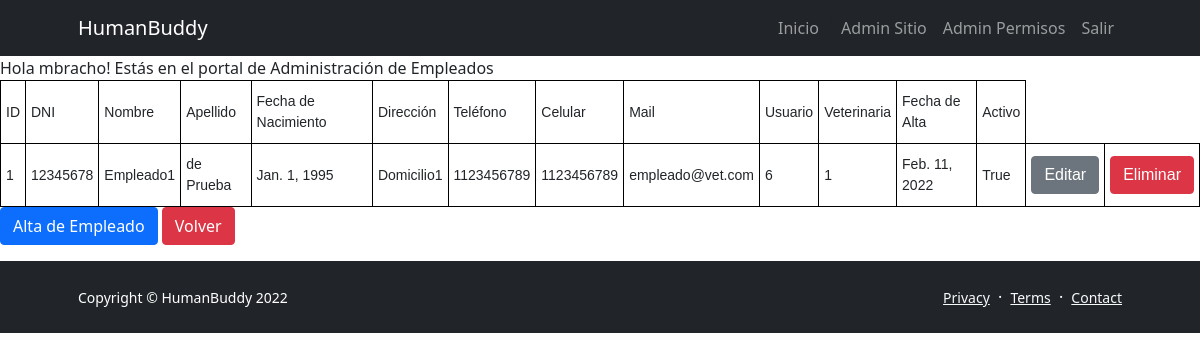
The app's page /vet/employees/1/ (signed in) with its own data.
### MyVet/models.py (models this page shows)
class Employee(Employee):
    user_id=models.IntegerField('Usuario',null=True)
    vet_id=models.IntegerField('Veterinaria',null=True)

### MyVet/views.py (the view)
# urls.py: path('employees/<vetID>/',views.manageEmployees, name="Gestión de Empleados"),
def manageEmployees(request,vetID):
    employees = Employee.objects.filter(vet_id=vetID)
    v_context = {"employees":employees,"vetID":vetID}
    return render(request, 'MyVet/manageEmployees.html',v_context)

### SiteAdmin/templatetags/site_commons.py (called while the page is built)
@register.filter(name='has_group')
def has_group(user, group_name):
    group =  Group.objects.get(name=group_name)
    return group in user.groups.all()

### templates/MyVet/manageEmployees.html (shortened to what this page needs)
{% extends 'base.html' %}
{% block content %}
{% if user.is_authenticated %}
  Hola {{ user.username }}!
  Estás en el portal de Administración de Empleados
  <table class="tg">
    <tr>
        <th>ID</th>
        <th>DNI</th>
        <th>Nombre</th>
        <th>Apellido</th>
        <th>Fecha de Nacimiento</th>
        <th>Dirección</th>
        <th>Teléfono</th>
        <th>Celular</th>
        <th>Mail</th>
        <th>Usuario</th>
        <th>Veterinaria</th>
        <th>Fecha de Alta</th>
        <th>Activo</th>
    </tr>
    {% for e in employees %}
      <tr>
          <td>{{e.id}}</td>
          <td>{{e.person_id}}</td>
          <td>{{e.name}}</td>
          <td>{{e.surname}}</td>
          <td>{{e.birthdate}}</td>
          <td>{{e.address}}</td>
          <td>{{e.phone}}</td>
          <td>{{e.cellphone}}</td>
          <td>{{e.mail}}</td>
          <td>{{e.user_id}}</td>
          <td>{{e.vet_id}}</td>
          <td>{{e.creation_date}}</td>
          <td>{{e.active}}</td>
          <td><button onclick="open_modal('{% url 'Editar Empleado' e.vet_id e.id %}')" class="btn btn-secondary">Editar</button></td>
          <td><button onclick= "location.href='{% url 'Eliminar Empleado' e.vet_id e.id %}'" class="btn btn-danger">Eliminar</button></td>
      </tr>
    {% endfor %}
  </table>
  <p>
    <button onclick="open_modal('{% url 'Alta de Empleado' vetID %}')" class="btn btn-primary">Alta de Empleado</button>
    <button onclick= "location.href='{% url 'Gestión de Veterinaria' %}'" class="btn btn-danger">Volver</button>
  </p>
{% endif %}
{% endblock content %}

### templates/MyVet/manageEmployees.html (style rules this page uses)
.tg { border-collapse:collapse;border-spacing:0; }
.tg td { border-color:black;border-style:solid;border-width:1px;font-family:Arial, sans-serif;font-size:14px;overflow:hidden;padding:10px 5px;word-break:normal; }
.tg th { border-color:black;border-style:solid;border-width:1px;font-family:Arial, sans-serif;font-size:14px;font-weight:normal;overflow:hidden;padding:10px 5px;word-break:normal; }

### records on screen
Employee: id "1", person_id "12345678", name "Empleado1", surname "de Prueba", birthdate "Jan. 1, 1995", address "Domicilio1", phone "1123456789", cellphone "1123456789", mail "empleado@vet.com", user_id "6", vet_id "1", creation_date "Feb. 11, 2022", active "True"

### other values on screen
{{ user.username }} "mbracho"
